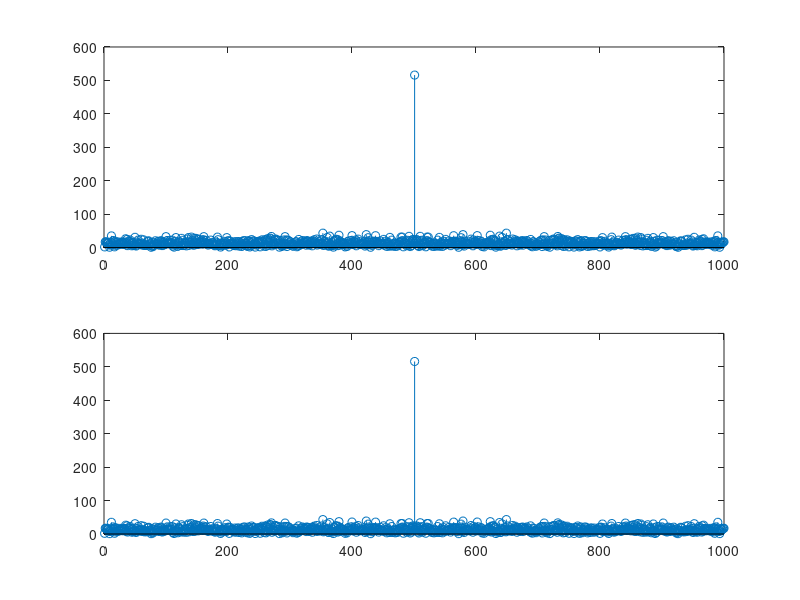

Source code (MATLAB):
x = randi([0, 1], 1, 1000);
xn_1 = [x(2:end), 0];
subplot(2, 1, 1); stem(abs(fftshift(fft(x))));
subplot(2, 1, 2); stem(abs(fftshift(fft(xn_1))));